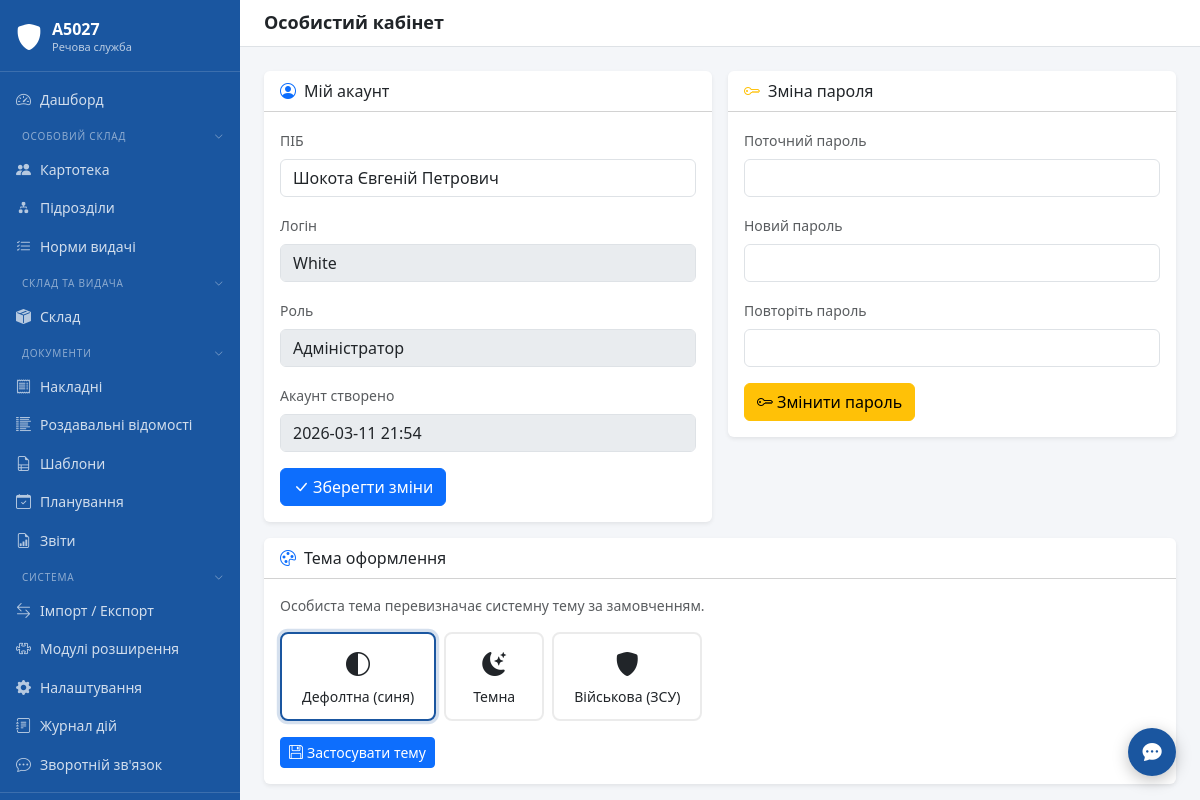
Screenshot of /profile (signed in) with the database file from the repository.
### tables this page shows
CREATE TABLE settings (
            key TEXT PRIMARY KEY,
            value TEXT NOT NULL DEFAULT '',
            updated_at TEXT NOT NULL DEFAULT (datetime('now','localtime'))
        );

CREATE TABLE users (
            id INTEGER PRIMARY KEY AUTOINCREMENT,
            username TEXT NOT NULL UNIQUE,
            password_hash TEXT NOT NULL,
            full_name TEXT NOT NULL,
            role_id INTEGER NOT NULL REFERENCES roles(id),
            is_active INTEGER NOT NULL DEFAULT 1,
            created_at TEXT NOT NULL DEFAULT (datetime('now','localtime'))
        , theme TEXT NOT NULL DEFAULT 'default');

CREATE TABLE roles (
            id INTEGER PRIMARY KEY AUTOINCREMENT,
            name TEXT NOT NULL UNIQUE,
            permissions TEXT NOT NULL DEFAULT '{}',
            created_at TEXT NOT NULL DEFAULT (datetime('now','localtime'))
        );

### main.py (the view, shortened to what this page needs)
@app.route("/profile", methods=["GET", "POST"])
@login_required
def profile():
    from core.auth import get_user_by_id, hash_password, check_password
    from core.db import get_connection as _gc
    user = get_user_by_id(session["user_id"])
    error = None
    success = None
    return render_template("profile.html", user=user, error=error, success=success)

### templates/profile.html (shortened to what this page needs)
{% extends "base.html" %}
{% block page_title %}Особистий кабінет{% endblock %}
{% block content %}
<div class="row g-3">
    <div class="col-md-6">
        <div class="card border-0 shadow-sm">
            <div class="card-header bg-transparent fw-medium py-2">
                <i class="bi bi-person-circle me-2 text-primary"></i>Мій акаунт
            </div>
            <div class="card-body">
                <form method="post">
                    <div class="mb-3">
                        <label class="form-label text-muted small">ПІБ</label>
                        <input type="text" name="full_name" class="form-control"
                               value="{{ user.full_name }}" required>
                    </div>
                    <div class="mb-3">
                        <label class="form-label text-muted small">Логін</label>
                        <input type="text" class="form-control" value="{{ user.username }}" disabled>
                    </div>
                    <div class="mb-3">
                        <label class="form-label text-muted small">Роль</label>
                        <input type="text" class="form-control" value="{{ user.role_name }}" disabled>
                    </div>
                    <div class="mb-3">
                        <label class="form-label text-muted small">Акаунт створено</label>
                        <input type="text" class="form-control"
                               value="{{ user.created_at[:16] if user.created_at else '—' }}" disabled>
                    </div>
                    <button type="submit" class="btn btn-primary">
                        <i class="bi bi-check-lg me-1"></i>Зберегти зміни
                    </button>
                </form>
            </div>
        </div>
    </div>
    <div class="col-md-6">
        <div class="card border-0 shadow-sm">
            <div class="card-header bg-transparent fw-medium py-2">
                <i class="bi bi-key me-2 text-warning"></i>Зміна пароля
            </div>
            <div class="card-body">
                <form method="post">
                    <div class="mb-3">
                        <label class="form-label text-muted small">Поточний пароль</label>
                        <input type="password" name="old_password" class="form-control" required>
                    </div>
                    <div class="mb-3">
                        <label class="form-label text-muted small">Новий пароль</label>
                        <input type="password" name="new_password" class="form-control"
                               required minlength="4">
                    </div>
                    <div class="mb-3">
                        <label class="form-label text-muted small">Повторіть пароль</label>
                        <input type="password" name="confirm_password" class="form-control"
                               required minlength="4">
                    </div>
                    <button type="submit" class="btn btn-warning">
                        <i class="bi bi-key me-1"></i>Змінити пароль
                    </button>
                </form>
            </div>
        </div>
    </div>
    <div class="col-12">
        <div class="card border-0 shadow-sm">
            <div class="card-header bg-transparent fw-medium py-2">
                <i class="bi bi-palette me-2 text-primary"></i>Тема оформлення
            </div>
            <div class="card-body">
                <p class="text-muted small mb-3">Особиста тема перевизначає системну тему за замовченням.</p>
                <form method="post">
                    <div class="d-flex gap-2 flex-wrap mb-3">
                        {% set themes = [
                            ('default', 'bi-circle-half', 'Дефолтна (синя)'),
                            ('dark',    'bi-moon-stars-fill', 'Темна'),
                            ('zsu',     'bi-shield-fill', 'Військова (ЗСУ)')
                        ] %}
                        {% for tval, ticon, tlabel in themes %}
                        <label class="theme-pick-card {% if (user.theme or 'default') == tval %}active{% endif %}"
                               onclick="pickTheme(this)">
                            <i class="bi {{ ticon }} fs-4 d-block mb-1"></i>
                            <span class="small">{{ tlabel }}</span>
                        </label>
                        {% endfor %}
                    </div>
                    <button type="submit" class="btn btn-primary btn-sm">
                        <i class="bi bi-floppy me-1"></i>Застосувати тему
                    </button>
                </form>
            </div>
        </div>
    </div>
</div>
{% endblock %}

### templates/base.html (shortened to what this page needs)
<!DOCTYPE html>
<html lang="uk">
<head>
    <link rel="stylesheet" href="{{ url_for('static', filename='css/bootstrap.min.css') }}">
    <link rel="stylesheet" href="{{ url_for('static', filename='css/bootstrap-icons.min.css') }}">
    <link rel="stylesheet" href="{{ url_for('static', filename='css/main.css') }}">
    <link rel="stylesheet" href="{{ url_for('static', filename='css/theme-' ~ (session.get('theme') or 'default') ~ '.css') }}">
</head>
<body>
<div class="app-wrapper">
    <nav class="app-sidebar">
        <a class="sidebar-brand" href="{{ url_for('dashboard') }}">
            <i class="bi bi-shield-fill sidebar-brand-icon"></i>
            <div class="sidebar-brand-text">
                <div class="title">{{ unit_name }}</div>
                <div class="subtitle">Речова служба</div>
            </div>
        </a>
        {%- set _in_docs = request.blueprint in ('invoices','rv','doc_templates','planning','reports') %}
        {%- set _in_plugins = plugin_menu_items and request.path and plugin_menu_items | selectattr('url') | list | length > 0 %}
        {%- set _sidebar_extra = slot('sidebar.items') %}
        {%- set _in_extra = _sidebar_extra and _sidebar_extra | length > 0 %}
        {%- set _in_system = request.blueprint in ('import_export','plugins','settings','audit') or request.path.startswith('/settings/') or request.path.startswith('/audit/') %}
        <ul class="nav flex-column sidebar-nav">
            <li class="nav-item">
                <a class="nav-link {% if request.endpoint == 'dashboard' %}active{% endif %}"
                   href="{{ url_for('dashboard') }}">
                    <i class="bi bi-speedometer2"></i> Дашборд
                </a>
            </li>
            <li>
                <button class="nav-section-toggle" data-section="os">
                    <span>Особовий склад</span>
                    <i class="bi bi-chevron-down nav-section-chevron"></i>
                </button>
            </li>
            <li class="nav-section-body" data-section-body="os">
                <ul class="nav flex-column">
                    <li class="nav-item">
                        <a class="nav-link {% if request.blueprint == 'personnel' %}active{% endif %}"
                           href="/personnel/">
                            <i class="bi bi-people-fill"></i> Картотека
                        </a>
                    </li>
                    <li class="nav-item">
                        <a class="nav-link {% if request.path == '/units/' or request.path.startswith('/units/') %}active{% endif %}"
                           href="/units/">
                            <i class="bi bi-diagram-2-fill"></i> Підрозділи
                        </a>
                    </li>
                    <li class="nav-item">
                        <a class="nav-link {% if request.blueprint == 'supply_norms' %}active{% endif %}"
                           href="/supply-norms/">
                            <i class="bi bi-list-check"></i> Норми видачі
                        </a>
                    </li>
                </ul>
            </li>
            <li>
                <button class="nav-section-toggle" data-section="sklad">
                    <span>Склад та видача</span>
                    <i class="bi bi-chevron-down nav-section-chevron"></i>
                </button>
            </li>
            <li class="nav-section-body" data-section-body="sklad">
                <ul class="nav flex-column">
                    <li class="nav-item">
                        <a class="nav-link {% if request.blueprint == 'warehouse' %}active{% endif %}"
                           href="/warehouse/">
                            <i class="bi bi-box-seam-fill"></i> Склад
                        </a>
                    </li>
                </ul>
            </li>
            <li>
                <button class="nav-section-toggle" data-section="docs"
                        {% if _in_docs %}data-default-open="1"{% endif %}>
                    <span>Документи</span>
                    <i class="bi bi-chevron-down nav-section-chevron"></i>
                </button>
            </li>
            <li class="nav-section-body" data-section-body="docs">
                <ul class="nav flex-column">
                    <li class="nav-item">
                        <a class="nav-link {% if request.blueprint == 'invoices' %}active{% endif %}"
                           href="/invoices/">
                            <i class="bi bi-receipt"></i> Накладні
                        </a>
                    </li>
                    <li class="nav-item">
                        <a class="nav-link {% if request.blueprint == 'rv' %}active{% endif %}"
                           href="/rv/">
                            <i class="bi bi-list-columns-reverse"></i> Роздавальні відомості
                        </a>
                    </li>
                    <li class="nav-item">
                        <a class="nav-link {% if request.blueprint == 'doc_templates' %}active{% endif %}"
                           href="/doc-templates/">
                            <i class="bi bi-file-earmark-ruled"></i> Шаблони
                        </a>
                    </li>
                    <li class="nav-item">
                        <a class="nav-link {% if request.blueprint == 'planning' %}active{% endif %}"
                           href="{{ url_for('planning.index') }}">
                            <i class="bi bi-calendar-check"></i> Планування
                        </a>
                    </li>
                    <li class="nav-item">
                        <a class="nav-link {% if request.blueprint == 'reports' %}active{% endif %}"
                           href="{{ url_for('reports.index') }}">
                            <i class="bi bi-file-earmark-bar-graph"></i> Звіти
                        </a>
                    </li>
                </ul>
            </li>
            <li>
                <button class="nav-section-toggle" data-section="system"
                        {% if _in_system %}data-default-open="1"{% endif %}>
                    <span>Система</span>
                    <i class="bi bi-chevron-down nav-section-chevron"></i>
                </button>
            </li>
            <li class="nav-section-body" data-section-body="system">
                <ul class="nav flex-column">
                    <li class="nav-item">
                        <a class="nav-link {% if request.blueprint == 'import_export' %}active{% endif %}"
                           href="{{ url_for('import_export.index') }}">
                            <i class="bi bi-arrow-left-right"></i> Імпорт / Експорт
                        </a>
                    </li>
                    <li class="nav-item">
                        <a class="nav-link {% if request.blueprint == 'plugins' %}active{% endif %}"
                           href="{{ url_for('plugins.index') }}">
                            <i class="bi bi-puzzle"></i> Модулі розширення
                        </a>
                    </li>
                    <li class="nav-item">
                        <a class="nav-link {% if request.path.startswith('/settings/') %}active{% endif %}"
                           href="/settings/">
                            <i class="bi bi-gear-fill"></i> Налаштування
                        </a>
                    </li>
                    <li class="nav-item">
                        <a class="nav-link {% if request.path.startswith('/audit/') %}active{% endif %}"
                           href="/audit/">
                            <i class="bi bi-journal-text"></i> Журнал дій
                        </a>
                    </li>
                    <li class="nav-item">
                        <a class="nav-link {% if request.path.startswith('/feedback') %}active{% endif %}"
                           href="/feedback/">
                            <i class="bi bi-chat-dots"></i> Зворотній зв'язок
                        </a>
                    </li>
                </ul>
            </li>
        </ul>
        <div class="sidebar-footer">
        </div>
    </nav>
    <div class="app-main">
        <div class="app-topbar">
            <h1>{% block page_title %}{% endblock %}</h1>
        </div>
        <div class="app-content">
            {% block content %}{% endblock %}
        </div>
    </div>
</div>
<div class="toast-container-fixed" id="toastContainer">
{% if session.get('user_id') %}
<button id="fbFloatBtn" title="Зворотній зв'язок / Повідомити про помилку"
        data-bs-toggle="modal" data-bs-target="#feedbackModal"
        style="position:fixed;bottom:1.5rem;right:1.5rem;z-index:1040;
               width:48px;height:48px;border-radius:50%;
               background:var(--app-primary);color:#fff;border:none;
               box-shadow:0 4px 16px rgba(0,0,0,.25);font-size:1.2rem;
               display:flex;align-items:center;justify-content:center;
               transition:transform .15s;">
    <i class="bi bi-chat-dots-fill"></i>
</button>
{% endif %}
</div></div>
</body>
</html>

### rows the page displays
settings: value "А5027"
users: full_name "Шокота Євгеній Петрович", username "White", created_at "2026-03-11 21:54"
roles: role_name "Адміністратор"

### other values shown
{{ tlabel }} "Дефолтна (синя)" "Темна" "Військова (ЗСУ)"
